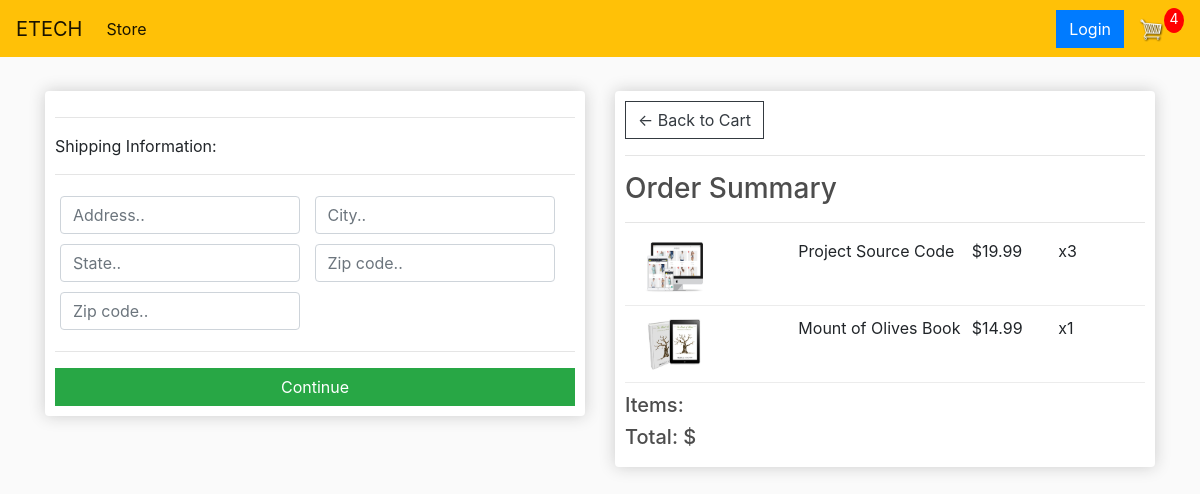
Page /Checkout (signed in) on the earlier database version.
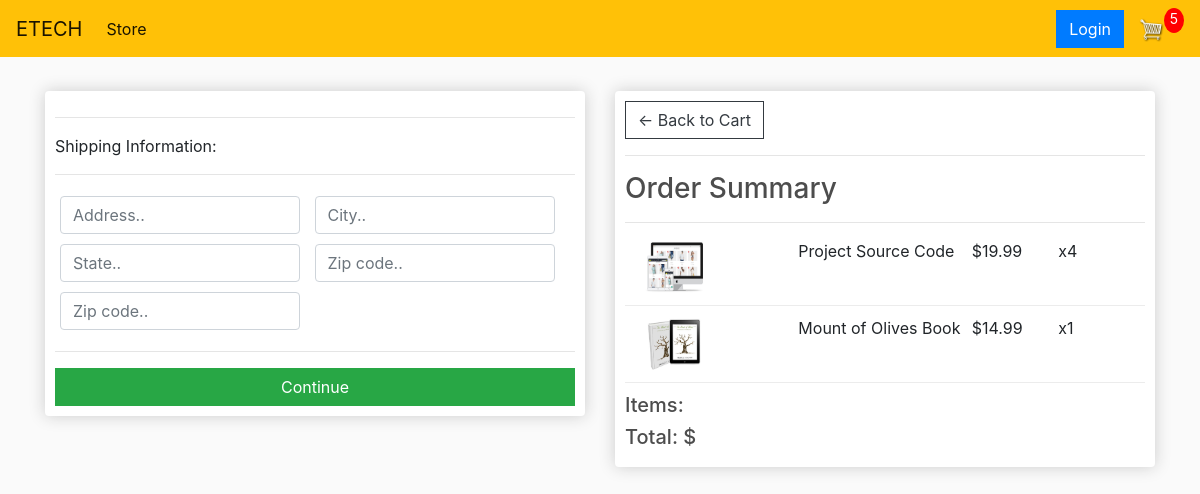
Same page on the later database version.
### store/models.py (models this page shows, shortened)
class OrderItem(models.Model):
    product = models.ForeignKey(Product, on_delete=models.SET_NULL, null=True, blank=True)
    order = models.ForeignKey(Order, on_delete=models.SET_NULL, null=True, blank=True)
    quantity = models.IntegerField(default=0, null=True, blank=True)
    date_added = models.DateTimeField(auto_now_add=True)

class Product(models.Model):
    name = models.CharField(max_length=255, null=True)
    price = models.DecimalField(max_digits=7, decimal_places=2)
    digital = models.BooleanField(default=False, null=True, blank=False)
    image = models.ImageField(null=True, blank=True)
    @property
    def imageURL(self):
        try:
            url = self.image.url
        except:
            url = ''
        return url

### store/views.py (the view)
# urls.py: path('Checkout', views.checkout, name='checkout'),
def checkout(request):
    data = cartData(request)
    CartItems = data['cartItems']
    order = data['order']
    items = data['items']
    context = {'items': items, 'order': order, 'CartItems': CartItems}
    return render(request, 'store/Checkout.html', context)

### store/models.py (called while the page is built)
    @property
    def get_card_item(self):
        orderitem = self.orderitem_set.all()
        total = sum([item.quantity for item in orderitem])
        return total

    @property
    def shipping(self):
        shipping = False
        orderitem = self.orderitem_set.all()
        for i in orderitem:
            if i.product.digital == False:
                shipping = True
        return shipping

### store/utils.py (called while the page is built)
def cartData(request):
    if request.user.is_authenticated:
        customer = request.user.customer
        order, created = Order.objects.get_or_create(customer=customer, complete=False)
        items = order.orderitem_set.all()
        CartItems = order.get_card_item
    else:
        cookieData = cookieCart(request)
        CartItems = cookieData['cartItems']
        order = cookieData['order']
        items = cookieData['items']
    return {'cartItems': CartItems, 'order': order, 'items': items}

### store/templates/store/Checkout.html (shortened to what this page needs)
{% extends 'main.html' %}
{% load static %}
{% block content %}
     <div class="row">
		<div class="col-lg-6">
			<div class="box-element" id="form-wrapper">
				<form id="form">
					<div id="shipping-info">
						<hr>
						<p>Shipping Information:</p>
						<hr>
						<div class="form-field">
							<input class="form-control" type="text" name="address" placeholder="Address..">
						</div>
						<div class="form-field">
							<input class="form-control" type="text" name="city" placeholder="City..">
						</div>
						<div class="form-field">
							<input class="form-control" type="text" name="state" placeholder="State..">
						</div>
						<div class="form-field">
							<input class="form-control" type="text" name="zipcode" placeholder="Zip code..">
						</div>
						<div class="form-field">
							<input class="form-control" type="text" name="country" placeholder="Zip code..">
						</div>
					</div>
					<hr>
					<input id="form-button" class="btn btn-success btn-block" type="submit" value="Continue">
				</form>
			</div>
			<br>
		</div>
		<div class="col-lg-6">
			<div class="box-element">
				<a  class="btn btn-outline-dark" href="{% url 'cart' %}">&#x2190; Back to Cart</a>
				<hr>
				<h3>Order Summary</h3>
				<hr>
				{% for item in items %}
				<div class="cart-row">
					<div style="flex:2"><img class="row-image" src="{{item.product.imageURL}}"></div>
					<div style="flex:2"><p>{{item.product.name}}</p></div>
					<div style="flex:1"><p>${{item.product.price|floatformat:2}}</p></div>
					<div style="flex:1"><p>x{{item.quantity}}</p></div>
				</div>
				{% endfor %}
				<h5>Items:   {{order.get_cart_items}}</h5>
				<h5>Total:   ${{order.get_cart_total|floatformat:2}}</h5>
			</div>
		</div>
	</div>
{% endblock content %}

Differences in the rows shown:
changed OrderItem "Project Source Code": quantity "3" → "4"
Other differences:
{{ CartItems }}: "4" → "5"
